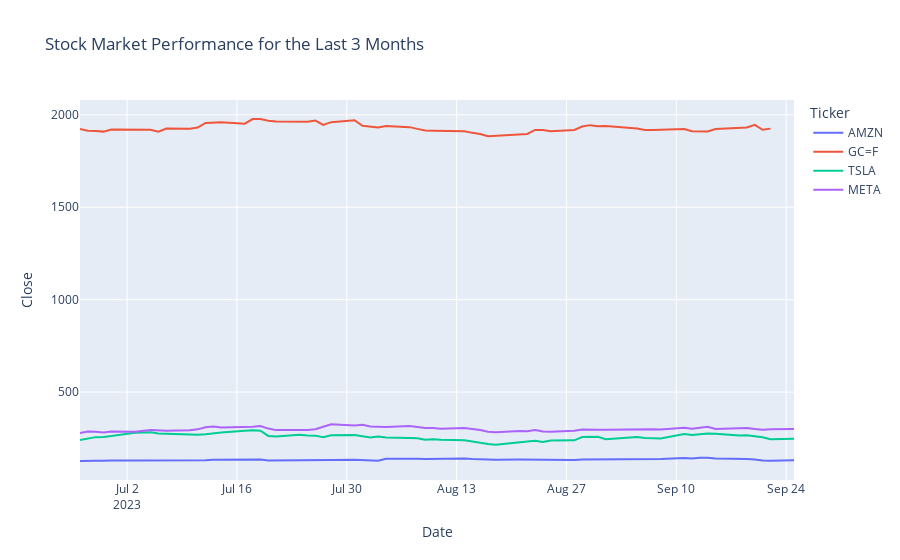

The notebook cell saved with this chart:
### Markdown cell above
## Creating a line chart for comparison
The next lines are used to create and display a line chart for stock market data. Let's break it down:
1. 'fig' is a variable that will hold our line chart.
1. 'px.line' is a function from the Plotly Express library that creates our line chart.
1. 'df' is a DataFrame that contains the stock market data with our columns 'Date', 'Close', and 'Ticker'.
1. 'x='Date'' specifies that the 'Date' column from the DataFrame should be used as the horizontal (x-axis) values for the chart.
1. 'y='Close'' specifies that the 'Close' column from the DataFrame should be used as the vertical (y-axis) values for the chart. This typically represents the closing prices of stocks.
1. 'color='Ticker'' specifies that the 'Ticker' column should be used to color-code the lines in the chart. Each unique value in the 'Ticker' column will have its line with a different color.
1. 'title="Stock Market Performance for the Last 3 Months"' sets the title of the chart to "Stock Market Performance for the Last 3 Months."
1. and finally 'fig.show()' will show us the chart result.  
  
In summary, this code creates a line chart that shows the performance of our different stocks over the last 3 months. Each stock is represented by a line, and you can see how their closing prices have changed over time.

### Code cell
fig = px.line(df, x='Date', 
              y='Close', 
              color='Ticker', 
              title="Stock Market Performance for the Last 3 Months")
fig.show()
